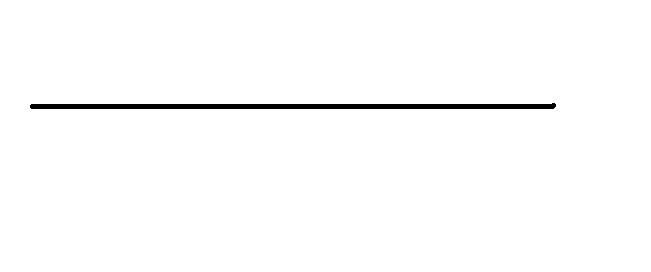
%> input picture testimage.jpg, 651 x 272 px
$ octave findedge.m   (GNU Octave 9; MATLAB toolbox functions it lacks are replaced by stand-ins)
%> lines starting %> are read from the running program, lines starting %| are printed output that depends on the picture; in (x1, y1, x2, y2) boxes, pixels count from 0 and x2, y2 are one past the last pixel; in counts of white or black regions, pixels touching at a corner belong together; the program's own positions count from 1
I=imread('testimage.jpg');
%> I is the input picture: size 272x651x3 uint8; min 0, max 255, mean 251.2
I=rgb2gray(I);
%> I: size 272x651 uint8


% Find x & y coordinates of the image
the_edge = edge(I);
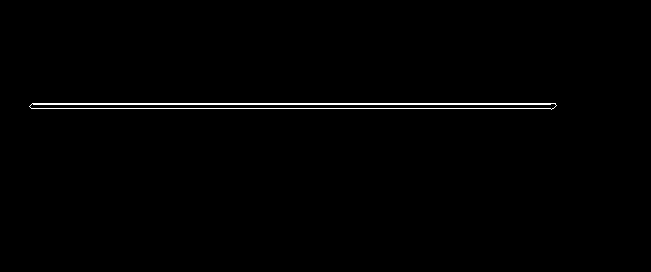
%> the_edge: size 272x651 logical; 0.89% white in thin lines or dots, all inside (x1, y1, x2, y2) = (29, 103, 557, 110)
[y, x] = find(the_edge);
%> y = 1573 values from 104 to 110; x = 1573 values from 30 to 557

% Get the total size of the image
[height, width] = size(I);
%> height = 272; width = 651

% Getting the change in y-coordinates:
y_min = y(1);
%> y_min = 107
y_max = y(length(y));
%> y_max = 106
y_delta = y_max - y_min;
%> y_delta = -1
% Getting the change in x-coordinates:
x_min = x(1)
%> x_min = 30
x_max = x(length(x))
%> x_max = 557
x_delta = x_max - x_min;
%> x_delta = 527

%Getting the angle value, because the displacement should be dependent on
%radius * angle (I think, double check me on this!)
radius = 1;

%In this case, we know x is the one that's changing. We're ignoring y for
%now

%I'm not sure if this is right. Basically I'm assuming 360 deg is enough
%for this stepper motor's change to cover the cake area thing.
encompassingangle = 360;
fraction_to_multiply_angle_with = x_delta / width;
%> fraction_to_multiply_angle_with = 0.81

$ run again, with basiccase.png saved as testimage.jpg
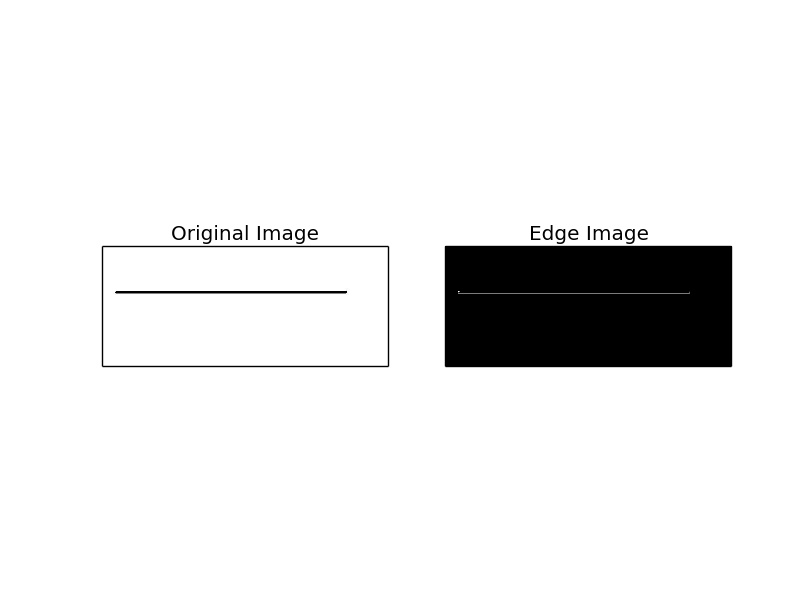
%> input picture basiccase.png, 812 x 612 px
%> I is the input picture: size 612x812x3 uint8; min 0, max 255, mean 235.7
%> I: size 612x812 uint8
%> `the_edge = edge(I);`:
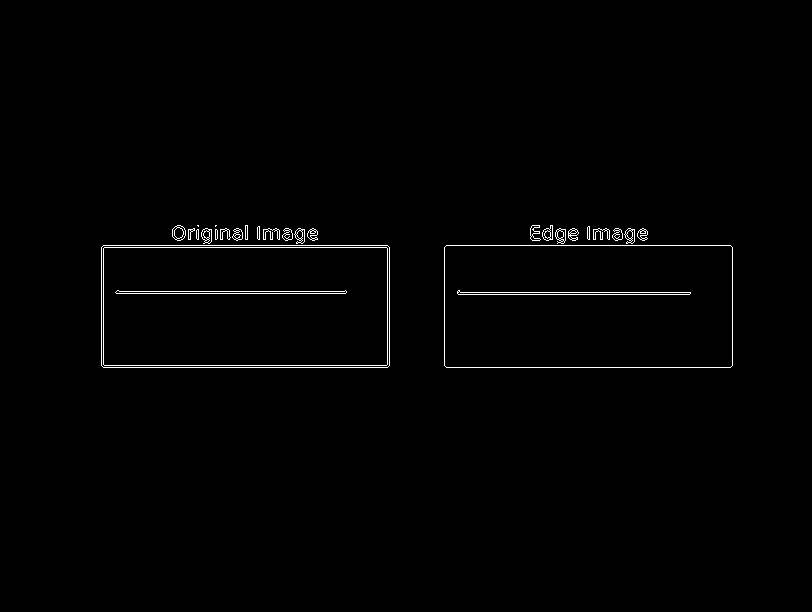
%> the_edge: size 612x812 logical; 0.91% white in thin lines or dots, all inside (x1, y1, x2, y2) = (101, 225, 733, 368)
%> y = 4536 values from 226 to 368; x = 4536 values from 102 to 733
%> y_min = 248
%> y_max = 366
%> y_delta = 118
%> x_min = 102
%> x_max = 733
%> x_delta = 631
%> fraction_to_multiply_angle_with = 0.777

$ run again, with comparison_flower.png saved as testimage.jpg
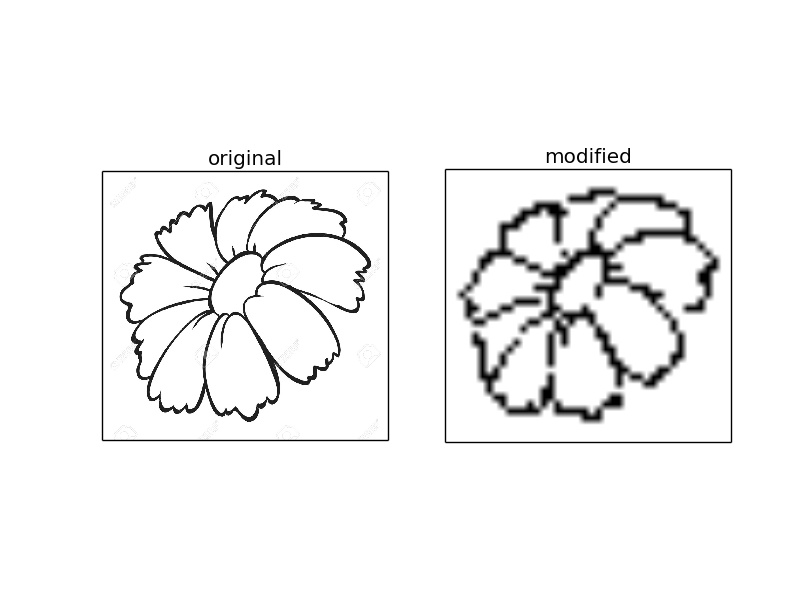
%> input picture comparison_flower.png, 812 x 612 px
%> I is the input picture: size 612x812x3 uint8; min 0, max 255, mean 244
%> I: size 612x812 uint8
%> `the_edge = edge(I);`:
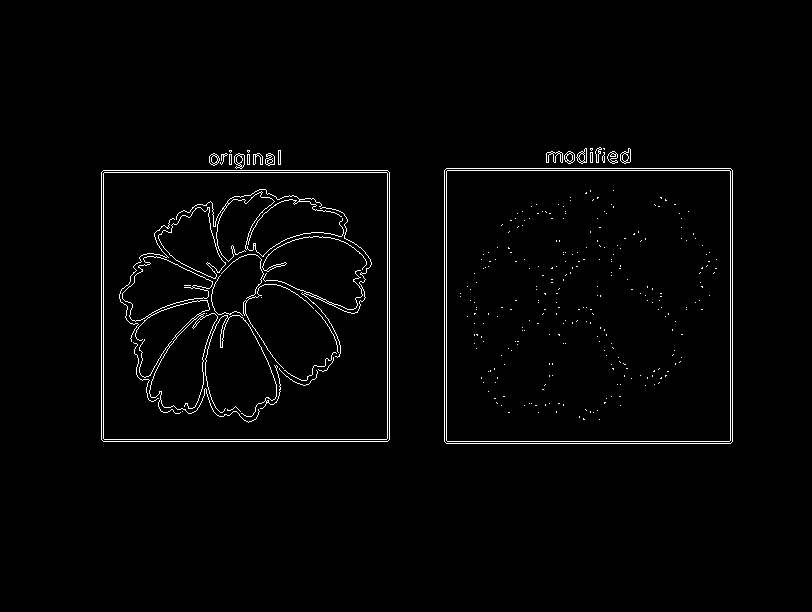
%> the_edge: size 612x812 logical; 1.8% white in thin lines or dots, all inside (x1, y1, x2, y2) = (101, 147, 733, 444)
%> y = 9167 values from 148 to 444; x = 9167 values from 102 to 733
%> y_min = 173
%> y_max = 442
%> y_delta = 269
%> x_min = 102
%> x_max = 733
%> x_delta = 631
%> fraction_to_multiply_angle_with = 0.777

$ run again, with formytestingpleasure.png saved as testimage.jpg
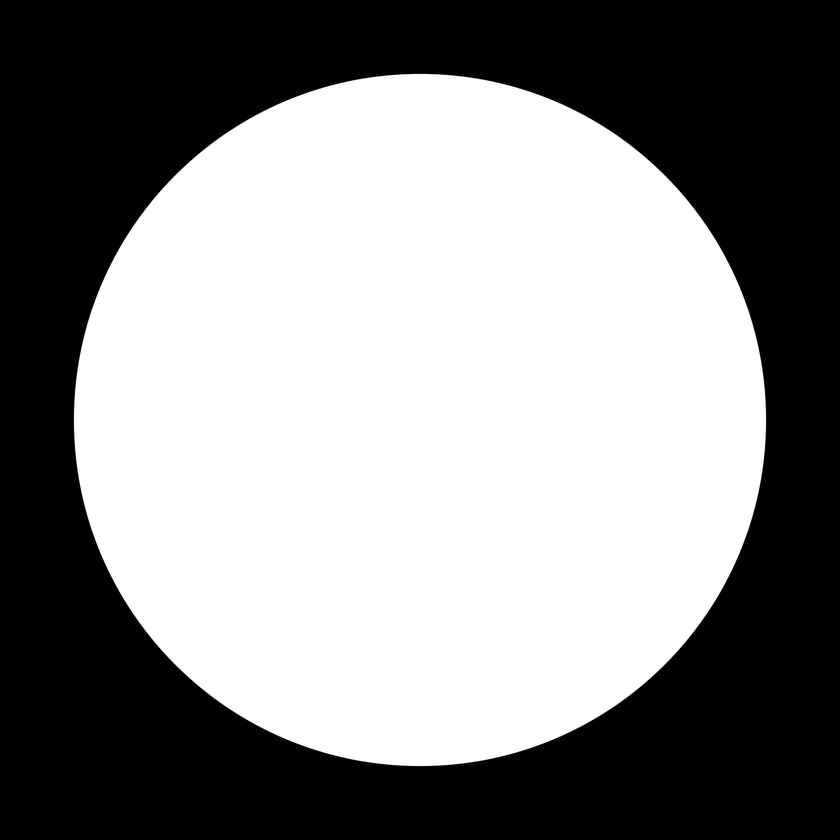
%> input picture formytestingpleasure.png, 840 x 840 px, shrunk from 2000 x 2000 before the run
%> I is the input picture: size 840x840x3 uint8; min 0, max 255, mean 136
%> I: size 840x840 uint8
%> `the_edge = edge(I);`:
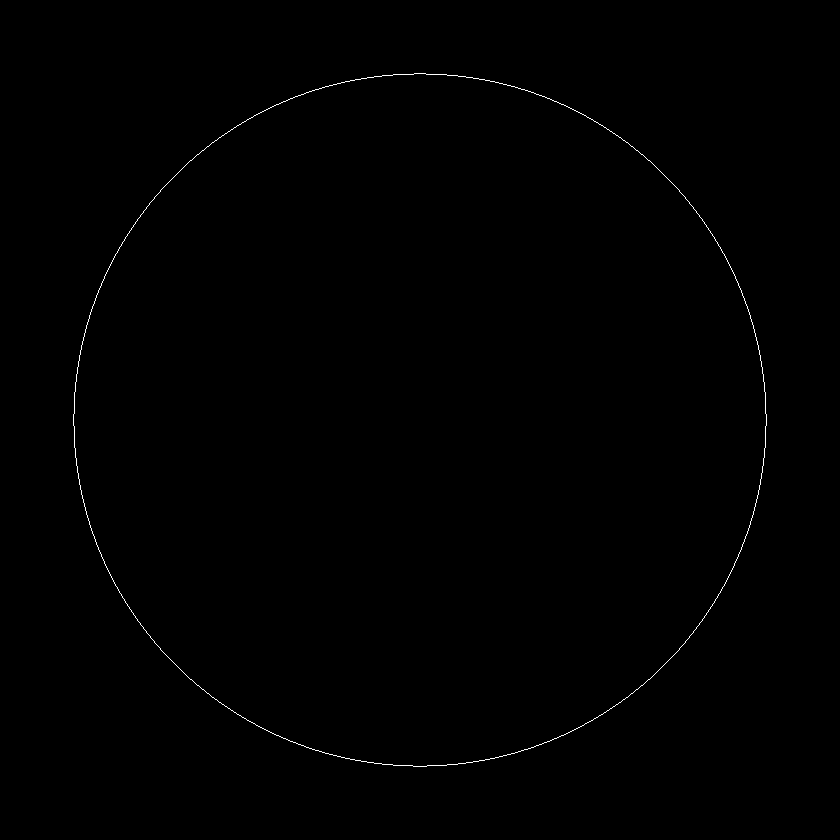
%> the_edge: size 840x840 logical; 0.28% white in thin lines or dots, all inside (x1, y1, x2, y2) = (73, 73, 767, 767)
%> y = 1956 values from 74 to 767
%> y_min = 415
%> y_max = 426
%> y_delta = 11
%> x_min = 74
%> x_max = 767
%> x_delta = 693
%> fraction_to_multiply_angle_with = 0.825
